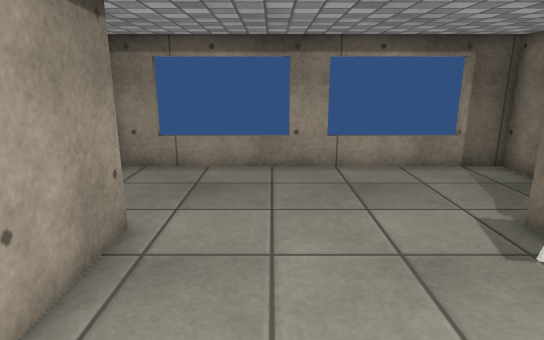
View 1 (above)

12 first-person views from a walk through a 3-D level made in the Unity game engine. The camera is 1.3 m above the floor, tilts 14° down and sees 75° across. The floor is counted in squares, 0.5 m on a side. Each view is taken from the middle of a square. On the plan, view 1 faces up. The plan holds only what a view shows up to about 20 squares ahead; the rest is blank. The place goes on beyond the plan. The player is left out. Some surface patterns are stand-ins.

View 2
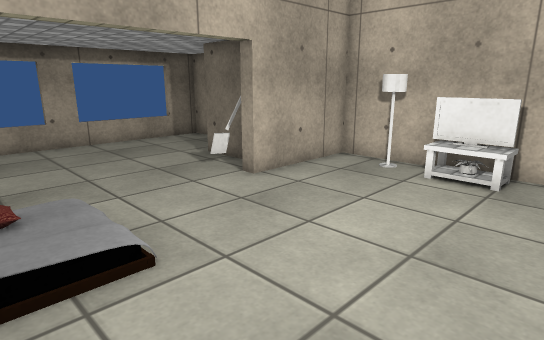

View 3
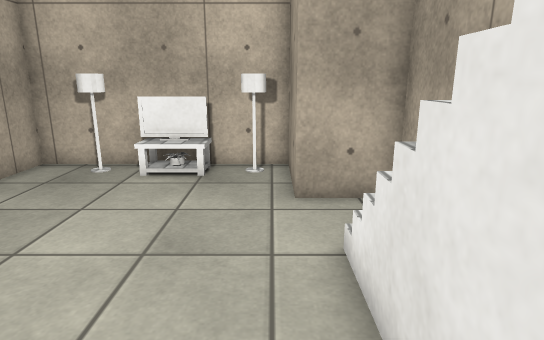

View 4
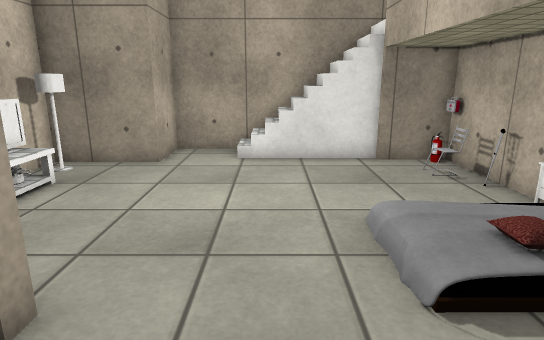

View 5
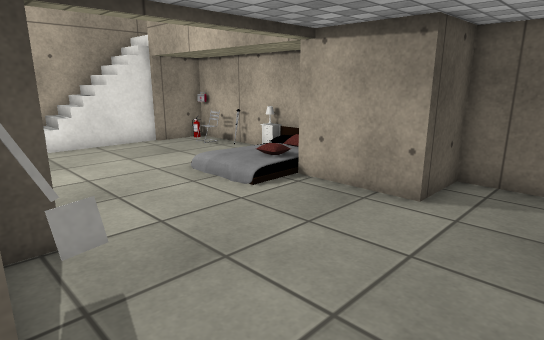

View 6
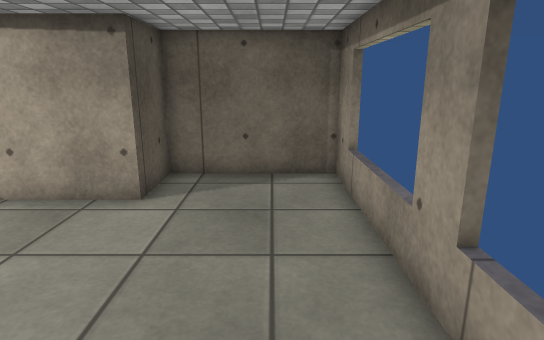

View 7
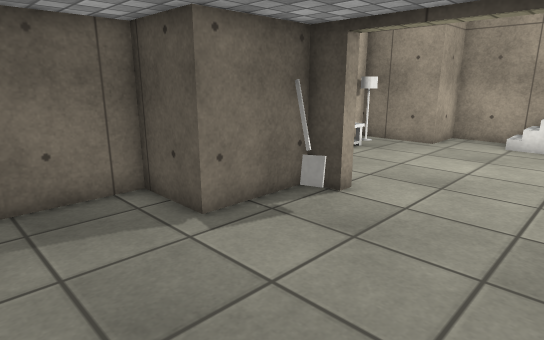

View 8
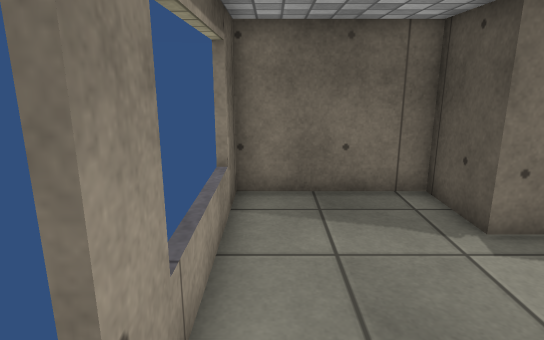

View 9
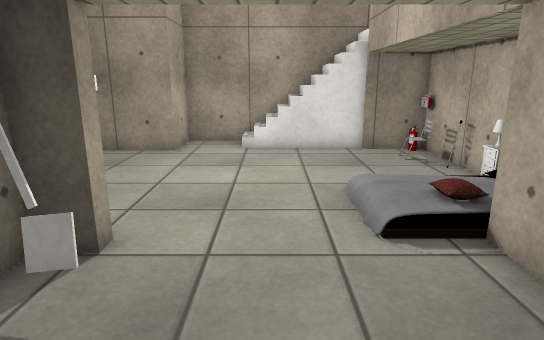

View 10
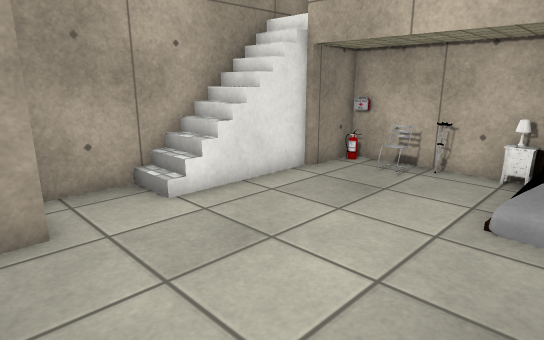

View 11
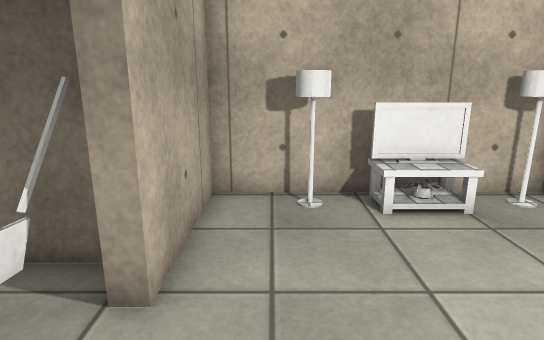

View 12
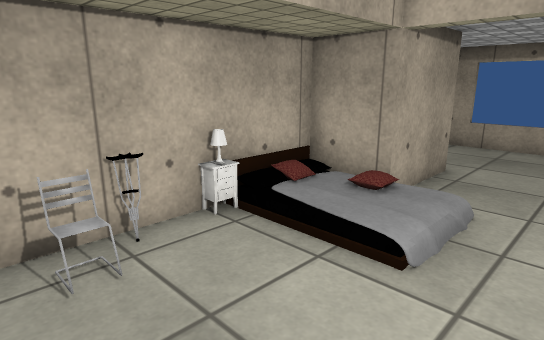

### Floor plan
Key: @ floor where view 1 was taken; # wall or solid block; x gap in a wall; . main floor; : floor 0.25 m higher than the main floor; / step, stairs or slope; v drop or lower ground; O other object.
Columns run from 5 left of view 1 to 8 right of it. Each row starts with its distance up from view 1.
 11 ##    #    x#
 10 #...........#
  9 #...........#
  8 #...........#
  7 #...........#
  6 ###.......###
  5   #.......#
  4   #......##
  3 ###......##
  2 ###//....#####
  1 ### /........#
  0 ###:/@......O#
 -1 # ...........#
 -2 #...........O#
 -3 ##..........O#
 -4 ##..........O#
 -5 #.......... ##
 -6  /#v////..##
 -7    /////..#
 -8 ###########

Where each view was taken, in squares from view 1:
view 1: 0 up, 0 right, facing up
view 2: 5 down, 3 left, facing up-right
view 3: 5 down, 3 left, facing right
view 4: 6 up, 1 right, facing down
view 5: 9 up, 5 right, facing down-left
view 6: 9 up, 5 right, facing left
view 7: 10 up, 1 left, facing down-right
view 8: 10 up, 1 left, facing right
view 9: 8 up, 1 right, facing down
view 10: 1 up, 6 right, facing down-left
view 11: 1 up, 0 right, facing right
view 12: 5 down, 1 right, facing up-left
